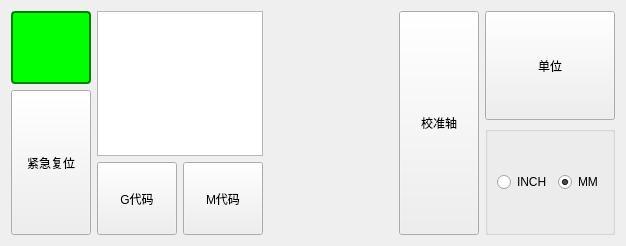
         <widget class="QWidget" name="widget_34" native="true">
          <layout class="QHBoxLayout" name="horizontalLayout_97" stretch="1,3,5,1,1">
           <item>
            <layout class="QVBoxLayout" name="verticalLayout_63" stretch="1,2">
             <item>
              <widget class="QLabel" name="label_86">
               <property name="styleSheet">
                <string notr="true">QLabel#label_86{
border: 2px solid green;
border-radius: 4px;
padding: 2px;
	background-color: rgb(0, 255, 0);
}</string>
               </property>
               <property name="text">
                <string/>
               </property>
              </widget>
             </item>
             <item>
              <widget class="QPushButton" name="pushButton_118">
               <property name="sizePolicy">
                <sizepolicy hsizetype="Preferred" vsizetype="Preferred">
                 <horstretch>0</horstretch>
                 <verstretch>0</verstretch>
                </sizepolicy>
               </property>
               <property name="text">
                <string>紧急复位</string>
               </property>
              </widget>
             </item>
            </layout>
           </item>
           <item>
            <layout class="QVBoxLayout" name="verticalLayout_64" stretch="2,1">
             <item>
              <widget class="QTextEdit" name="textEdit_4"/>
             </item>
             <item>
              <layout class="QHBoxLayout" name="horizontalLayout_98" stretch="1,1">
               <item>
                <widget class="QPushButton" name="pushButton_119">
                 <property name="sizePolicy">
                  <sizepolicy hsizetype="Minimum" vsizetype="Preferred">
                   <horstretch>0</horstretch>
                   <verstretch>0</verstretch>
                  </sizepolicy>
                 </property>
                 <property name="text">
                  <string>G代码</string>
                 </property>
                </widget>
               </item>
               <item>
                <widget class="QPushButton" name="pushButton_120">
                 <property name="sizePolicy">
                  <sizepolicy hsizetype="Minimum" vsizetype="Preferred">
                   <horstretch>0</horstretch>
                   <verstretch>0</verstretch>
                  </sizepolicy>
                 </property>
                 <property name="text">
                  <string>M代码</string>
                 </property>
                </widget>
               </item>
              </layout>
             </item>
            </layout>
           </item>
           <item>
            <spacer name="horizontalSpacer">
             <property name="orientation">
              <enum>Qt::Horizontal</enum>
             </property>
             <property name="sizeHint" stdset="0">
              <size>
               <width>40</width>
               <height>20</height>
              </size>
             </property>
            </spacer>
           </item>
           <item>
            <widget class="QPushButton" name="pushButton_121">
             <property name="sizePolicy">
              <sizepolicy hsizetype="Preferred" vsizetype="Preferred">
               <horstretch>0</horstretch>
               <verstretch>0</verstretch>
              </sizepolicy>
             </property>
             <property name="text">
              <string>校准轴</string>
             </property>
            </widget>
           </item>
           <item>
            <layout class="QVBoxLayout" name="verticalLayout_74" stretch="1,1">
             <property name="leftMargin">
              <number>0</number>
             </property>
             <item>
              <widget class="QPushButton" name="pushButton_122">
               <property name="sizePolicy">
                <sizepolicy hsizetype="Preferred" vsizetype="Preferred">
                 <horstretch>0</horstretch>
                 <verstretch>0</verstretch>
                </sizepolicy>
               </property>
               <property name="text">
                <string>单位</string>
               </property>
               <property name="shortcut">
                <string notr="true"/>
               </property>
               <property name="checkable">
                <bool>false</bool>
               </property>
               <property name="checked">
                <bool>false</bool>
               </property>
              </widget>
             </item>
             <item>
              <widget class="QGroupBox" name="groupBox_2">
               <property name="sizePolicy">
                <sizepolicy hsizetype="Expanding" vsizetype="Preferred">
                 <horstretch>0</horstretch>
                 <verstretch>0</verstretch>
                </sizepolicy>
               </property>
               <property name="title">
                <string/>
               </property>
               <layout class="QHBoxLayout" name="horizontalLayout_111">
                <item>
                 <widget class="QRadioButton" name="radioButton_5">
                  <property name="sizePolicy">
                   <sizepolicy hsizetype="Preferred" vsizetype="Preferred">
                    <horstretch>0</horstretch>
                    <verstretch>0</verstretch>
                   </sizepolicy>
                  </property>
                  <property name="styleSheet">
                   <string notr="true">font: 16pt &quot;华文琥珀&quot;;</string>
                  </property>
                  <property name="text">
                   <string>INCH</string>
                  </property>
                 </widget>
                </item>
                <item>
                 <widget class="QRadioButton" name="radioButton_6">
                  <property name="sizePolicy">
                   <sizepolicy hsizetype="Preferred" vsizetype="Preferred">
                    <horstretch>0</horstretch>
                    <verstretch>0</verstretch>
                   </sizepolicy>
                  </property>
                  <property name="styleSheet">
                   <string notr="true">font: 16pt &quot;华文琥珀&quot;;</string>
                  </property>
                  <property name="text">
                   <string>MM</string>
                  </property>
                  <property name="checked">
                   <bool>true</bool>
                  </property>
                 </widget>
                </item>
               </layout>
              </widget>
             </item>
            </layout>
           </item>
          </layout>
         </widget>
